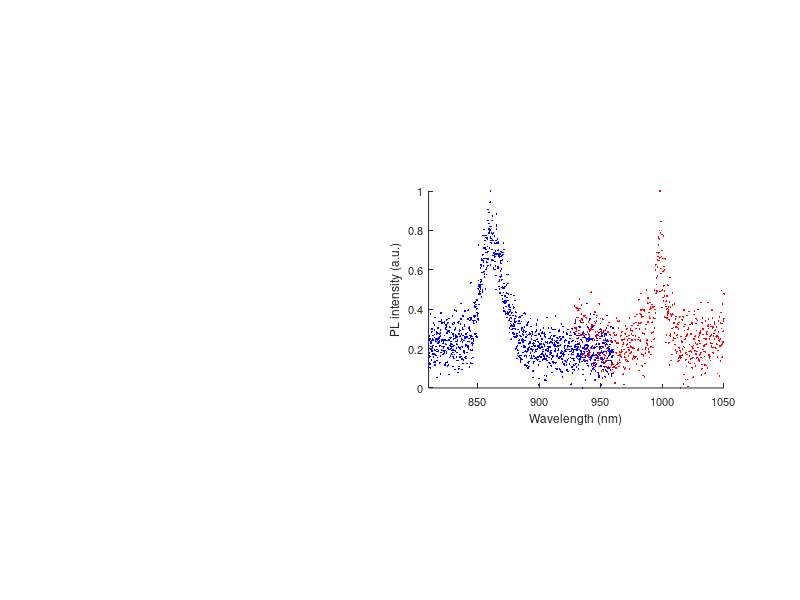

MATLAB code to generate this figure: (Note: this script raises an error after producing the figure.)
% hBN paper figure: Spectrum and Confocal map

close all
clear all

%set up subfig parameters
subfigrows = 10;
subfigcols = 30;
confocalCoords = zeros(1,subfigrows^2);
spectraWidth = subfigcols-subfigrows-5;
spectraCoords = zeros(1,subfigrows*spectraWidth);
for subfigcounter = 1:subfigrows
    confocalCoords((subfigcounter-1)*subfigrows+1 : subfigcounter*subfigrows) = ...
        (subfigcounter-1)*subfigcols+1 : (subfigcounter-1)*subfigcols+subfigrows;
    spectraCoords((subfigcounter-1)*spectraWidth+1 : subfigcounter*spectraWidth) =...
        (subfigcounter)*subfigcols-spectraWidth+1 : subfigcounter*subfigcols;
end

%Spectrum
% =========================================================================
% import spectral data
spectrum1000 = csvread('Pump 680 (SHG) Power 1.8mW table 60sec Int Time.csv');
spectrum860 = csvread('2x_850LP_plus_950LP_On_Emitter_10sec.csv');
ST810 = spectrum860(:,1)<810 | spectrum860(:,1)>960;
spectrum860(ST810,:) =[];

% normalise spectrum
PL860 = spectrum860(:,2);
PL860 = (PL860-min(PL860))/(max(PL860)-min(PL860));
WL860 = spectrum860(:,1);
PL1000 = spectrum1000(:,2);
PL1000 = (PL1000-min(PL1000))/(max(PL1000)-min(PL1000));
WL1000 = spectrum1000(:,1);
% plot spectrum
figure(4)
spectraplot = subplot(subfigrows,subfigcols,spectraCoords);
hold off
hold on
plot(WL1000,PL1000,'r.','markers',4)
plot(WL860,PL860,'.b','markers',4)
pbaspect([spectraWidth subfigrows 1])
xlim([810 1050])
hXLabel = xlabel('Wavelength (nm)');
hYLabel = ylabel('PL intensity (a.u.)');
xt = get(spectraplot, 'XTick');
set(spectraplot, 'FontSize', 8)

% Confocal map
% =========================================================================
fig4 = figure(4);
hold off
% position([200 200 500 300])
% confocal = imread('forMatlab_160630_121033_Channel1_Z1.ImageJ.bmp');
confocal = imread('forMatlabWithBackgroundSub_160630_121033_Channel1_Z1.bmp');
confocal = double(confocal);
LC = length(confocal(1,:));
% confocal = confocal(1:ceil(3*LC/5),1:ceil(3*LC/5));
confocal = confocal(floor(LC/4):ceil(3*LC/4),floor(LC/4):ceil(3*LC/4));
confocal = (confocal-min(min(confocal)))/(max(max(confocal))-min(min(confocal)));
confocalplot = subplot(subfigrows,subfigcols,confocalCoords);
image(confocal,'CDataMapping','scaled')
colormap('jet')
pbaspect([1 1 1])
cb =colorbar;
cb.Location = 'southoutside';
cb.Label.String = 'PL intensity (a.u.)';
cb.Ticks = [];
cb.Position = ([0.155 0.3 0.2 0.015]);
cb.Label.FontSize = 10;
cb.Label.FontName = 'Helvetica';
caxis([0.0 0.2]);
% grid off

%Make the graph look good:
% =========================================================================
% Adjust size
fig4.Units = 'centimeters';
fig4.Position = ([20 5 13 10]);

% Adjust font
set(spectraplot, 'FontName', 'Helvetica')
set([hXLabel, hYLabel], 'FontName', 'Helvetica')
% set([hLegend, gca], 'FontSize', 8)

set([hXLabel, hYLabel], 'FontSize', 10)
% set(hTitle, 'FontSize', 12, 'FontWeight' , 'bold')

% Adjust axes properties
set(spectraplot, 'Box', 'on', 'TickDir', 'out', 'TickLength', [.02 .02], ...
    'XMinorTick', 'off', 'YMinorTick', 'off', 'YGrid', 'off', ...
    'XColor', 0.3-[.3 .3 .3], 'YColor', 0.3-[.3 .3 .3], 'YTick', 0:0.5:1, ...
    'XTick',810:60:1050,...
    'LineWidth', 1)
set(confocalplot, 'Box', 'on', 'TickDir', 'out', 'TickLength', [0 0], ...
    'XMinorTick', 'off', 'YMinorTick', 'off', 'YGrid', 'off', ...
    'XColor', 0.3-[.3 .3 .3], 'YColor', 0.3-[.3 .3 .3], 'YTick', [], ...
    'XTick',[],...
    'LineWidth', 0.5)
% set(gcf, 'PaperPositionMode', 'auto');

export_fig C:\Users\Robin\Documents\Writing\Papers\nir-single-photons-hBN\plots_and_figures\confocalSpectra.png -transparent -m21